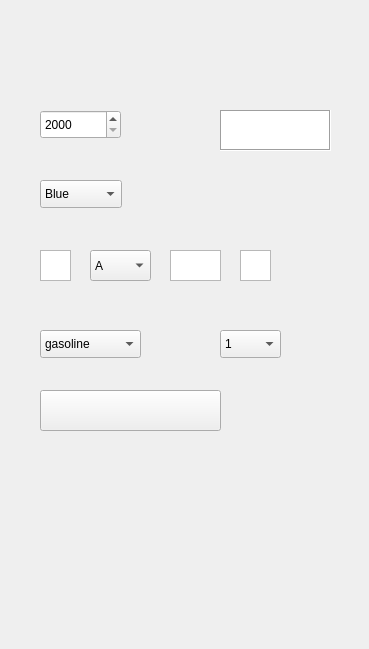
    <widget class="QWidget" name="get_machine_baxi_woman_info">
     <widget class="QLabel" name="label_13">
      <property name="geometry">
       <rect>
        <x>0</x>
        <y>0</y>
        <width>360</width>
        <height>640</height>
       </rect>
      </property>
      <property name="text">
       <string/>
      </property>
      <property name="pixmap">
       <pixmap>../image/get_machine_baxi_woman_info/get_machine_baxi_women_info.png</pixmap>
      </property>
     </widget>
     <widget class="QTextEdit" name="two_digit_right_pelak_get_machine_baxi_woman_info">
      <property name="geometry">
       <rect>
        <x>240</x>
        <y>250</y>
        <width>31</width>
        <height>31</height>
       </rect>
      </property>
      <property name="frameShape">
       <enum>QFrame::StyledPanel</enum>
      </property>
     </widget>
     <widget class="QTextEdit" name="two_digit_left_pelak_get_machine_baxi_woman_info">
      <property name="geometry">
       <rect>
        <x>40</x>
        <y>250</y>
        <width>31</width>
        <height>31</height>
       </rect>
      </property>
      <property name="frameShape">
       <enum>QFrame::StyledPanel</enum>
      </property>
     </widget>
     <widget class="QTextEdit" name="three_digit_pelak_get_machine_baxi_woman_info">
      <property name="geometry">
       <rect>
        <x>170</x>
        <y>250</y>
        <width>51</width>
        <height>31</height>
       </rect>
      </property>
      <property name="frameShape">
       <enum>QFrame::StyledPanel</enum>
      </property>
     </widget>
     <widget class="QPushButton" name="pushButt_next_get_machine_baxi_woman_info">
      <property name="geometry">
       <rect>
        <x>40</x>
        <y>470</y>
        <width>271</width>
        <height>29</height>
       </rect>
      </property>
      <property name="text">
       <string/>
      </property>
      <property name="flat">
       <bool>true</bool>
      </property>
     </widget>
     <widget class="QPushButton" name="pushButt_back_get_machine_baxi_woman_info">
      <property name="geometry">
       <rect>
        <x>40</x>
        <y>520</y>
        <width>271</width>
        <height>29</height>
       </rect>
      </property>
      <property name="text">
       <string/>
      </property>
      <property name="flat">
       <bool>true</bool>
      </property>
     </widget>
     <widget class="QTextEdit" name="machine_name_get_machine_baxi_woman_info">
      <property name="geometry">
       <rect>
        <x>220</x>
        <y>110</y>
        <width>111</width>
        <height>41</height>
       </rect>
      </property>
      <property name="frameShape">
       <enum>QFrame::Box</enum>
      </property>
     </widget>
     <widget class="QComboBox" name="machine_fuel_get_machine_baxi_woman_info">
      <property name="geometry">
       <rect>
        <x>40</x>
        <y>330</y>
        <width>101</width>
        <height>28</height>
       </rect>
      </property>
      <property name="layoutDirection">
       <enum>Qt::LeftToRight</enum>
      </property>
      <item>
       <property name="text">
        <string>gasoline</string>
       </property>
      </item>
      <item>
       <property name="text">
        <string>CNG</string>
       </property>
      </item>
      <item>
       <property name="text">
        <string>dual</string>
       </property>
      </item>
      <item>
       <property name="text">
        <string>electricity</string>
       </property>
      </item>
     </widget>
     <widget class="QComboBox" name="machine_color_get_machine_baxi_woman_info">
      <property name="geometry">
       <rect>
        <x>40</x>
        <y>180</y>
        <width>82</width>
        <height>28</height>
       </rect>
      </property>
      <property name="layoutDirection">
       <enum>Qt::LeftToRight</enum>
      </property>
      <item>
       <property name="text">
        <string>Blue</string>
       </property>
      </item>
      <item>
       <property name="text">
        <string>White</string>
       </property>
      </item>
      <item>
       <property name="text">
        <string>Red</string>
       </property>
      </item>
      <item>
       <property name="text">
        <string>Black</string>
       </property>
      </item>
      <item>
       <property name="text">
        <string>Gray</string>
       </property>
      </item>
     </widget>
     <widget class="QPushButton" name="machine_card_get_machine_baxi_woman_info">
      <property name="geometry">
       <rect>
        <x>40</x>
        <y>390</y>
        <width>181</width>
        <height>41</height>
       </rect>
      </property>
      <property name="layoutDirection">
       <enum>Qt::LeftToRight</enum>
      </property>
      <property name="text">
       <string/>
      </property>
      <property name="flat">
       <bool>false</bool>
      </property>
     </widget>
     <widget class="QComboBox" name="machine_capacity_get_machine_baxi_woman_info">
      <property name="geometry">
       <rect>
        <x>220</x>
        <y>330</y>
        <width>61</width>
        <height>28</height>
       </rect>
      </property>
      <property name="layoutDirection">
       <enum>Qt::LeftToRight</enum>
      </property>
      <item>
       <property name="text">
        <string>1</string>
       </property>
      </item>
      <item>
       <property name="text">
        <string>2</string>
       </property>
      </item>
      <item>
       <property name="text">
        <string>3</string>
       </property>
      </item>
      <item>
       <property name="text">
        <string>4</string>
       </property>
      </item>
      <item>
       <property name="text">
        <string>5</string>
       </property>
      </item>
      <item>
       <property name="text">
        <string>6</string>
       </property>
      </item>
      <item>
       <property name="text">
        <string>7</string>
       </property>
      </item>
     </widget>
     <widget class="QComboBox" name="alphabet_get_machine_baxi_woman_info">
      <property name="geometry">
       <rect>
        <x>90</x>
        <y>250</y>
        <width>61</width>
        <height>31</height>
       </rect>
      </property>
      <property name="layoutDirection">
       <enum>Qt::LeftToRight</enum>
      </property>
      <item>
       <property name="text">
        <string>A</string>
       </property>
      </item>
      <item>
       <property name="text">
        <string>B</string>
       </property>
      </item>
      <item>
       <property name="text">
        <string>C</string>
       </property>
      </item>
      <item>
       <property name="text">
        <string>D</string>
       </property>
      </item>
      <item>
       <property name="text">
        <string>E</string>
       </property>
      </item>
      <item>
       <property name="text">
        <string>F</string>
       </property>
      </item>
      <item>
       <property name="text">
        <string>W</string>
       </property>
      </item>
      <item>
       <property name="text">
        <string>Q</string>
       </property>
      </item>
      <item>
       <property name="text">
        <string>M</string>
       </property>
      </item>
     </widget>
     <widget class="QSpinBox" name="machine_generate_year_get_machine_baxi_woman_info">
      <property name="geometry">
       <rect>
        <x>40</x>
        <y>110</y>
        <width>81</width>
        <height>29</height>
       </rect>
      </property>
      <property name="minimum">
       <number>2000</number>
      </property>
      <property name="maximum">
       <number>2024</number>
      </property>
      <property name="singleStep">
       <number>1</number>
      </property>
     </widget>
    </widget>
